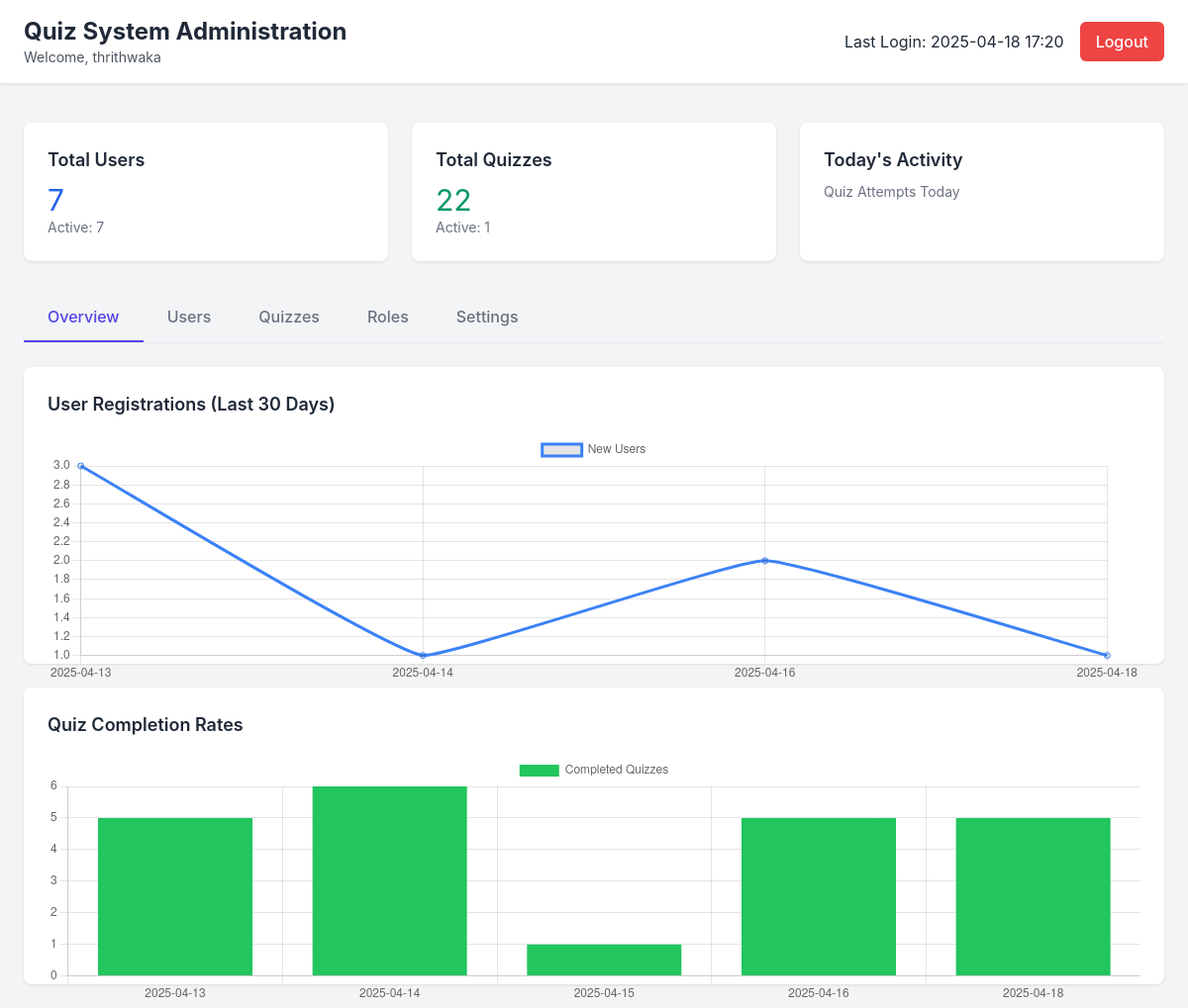
Page /admin (signed in) on the earlier database version.
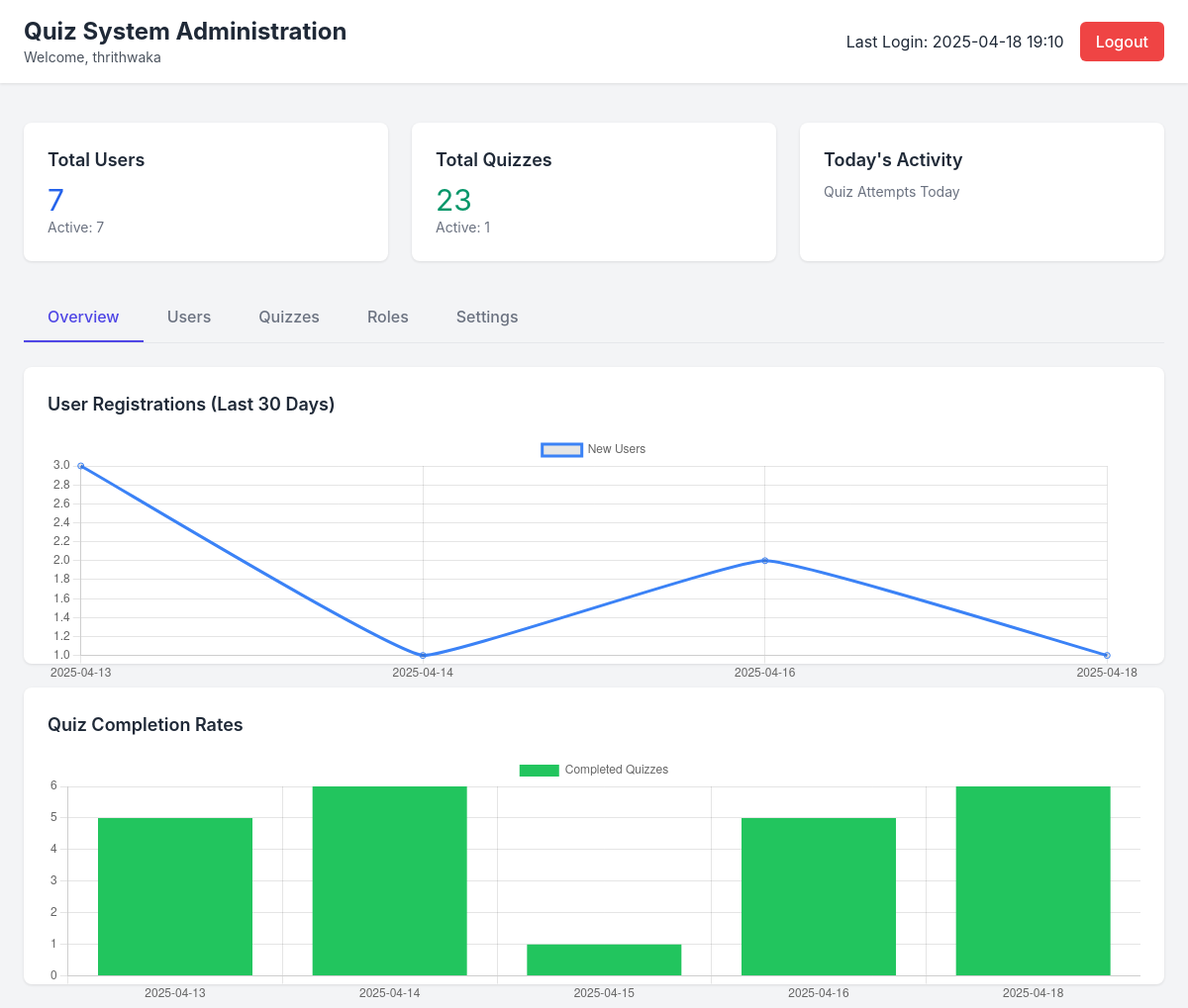
Same page on the later database version.
### app.py (models this page shows, shortened)
class User(UserMixin, db.Model):
    id = db.Column(db.Integer, primary_key=True)
    unique_id = db.Column(db.String(20), unique=True, nullable=False)  # Format: ccf@FFLL1234
    username = db.Column(db.String(100), unique=True, nullable=False)
    email = db.Column(db.String(100), unique=True, nullable=False)
    password = db.Column(db.String(200), nullable=False)
    first_name = db.Column(db.String(50), nullable=False)
    last_name = db.Column(db.String(50), nullable=False)
    profile_pic = db.Column(db.String(200), nullable=True, default='default.png')
    created_at = db.Column(db.DateTime, default=datetime.now)
    role_id = db.Column(db.Integer, db.ForeignKey('role.id'), nullable=False)
    is_admin = db.Column(db.Boolean, default=False)
    is_active = db.Column(db.Boolean, default=True)
    last_login = db.Column(db.DateTime, default=datetime.now)
    created_quizzes = db.relationship('Quiz', backref='creator', lazy=True, foreign_keys='Quiz.creator_id')
    quiz_attempts = db.relationship('Attempt', backref='user', lazy=True)

### app.py (the view)
@app.route('/admin')
@login_required
def admin():
    total_users = User.query.count()
    active_users = User.query.filter_by(is_active=True).count()
    total_quizzes = Quiz.query.count()
    active_quizzes = Quiz.query.filter_by(status='active').count()
    thirty_days_ago = datetime.now() - timedelta(days=30)
    reg_data = db.session.query(
        func.date(User.created_at).label('date'),
        func.count(User.id).label('count')
    ).filter(User.created_at >= thirty_days_ago)\
     .group_by(func.date(User.created_at))\
     .all()
    reg_dates = [str(data.date) for data in reg_data]
    reg_counts = [data.count for data in reg_data]
    quiz_data = db.session.query(
        func.date(Quiz.created_at).label('date'),
        func.count(Quiz.id).label('count')
    ).filter(Quiz.created_at >= thirty_days_ago)\
     .group_by(func.date(Quiz.created_at))\
     .all()
    quiz_dates = [str(data.date) for data in quiz_data]
    quiz_counts = [data.count for data in quiz_data]
    return render_template('admin.html',
                         total_users=total_users,
                         active_users=active_users,
                         total_quizzes=total_quizzes,
                         active_quizzes=active_quizzes,
                         reg_dates=reg_dates,
                         reg_counts=reg_counts,
                         quiz_dates=quiz_dates,
                         quiz_counts=quiz_counts)

### app.py (called while the page is built)
@login_manager.user_loader
def load_user(user_id):
    return User.query.get(int(user_id))

### templates/admin.html (shortened to what this page needs)
<!DOCTYPE html>
<html lang="en">
<head>
    <link href="https://cdn.jsdelivr.net/npm/tailwindcss@2.2.19/dist/tailwind.min.css" rel="stylesheet">
    <link rel="stylesheet" href="static/css/admin.css">
</head>
<body class="bg-gray-100">
    <div class="min-h-screen">
        <header class="admin-header">
            <div class="flex justify-between items-center">
                <div>
                    <h1 class="text-2xl font-bold">Quiz System Administration</h1>
                    <p class="text-sm opacity-80">Welcome, {{ current_user.username }}</p>
                </div>
                <div class="flex items-center gap-4">
                    <span>Last Login: {{ current_user.last_login.strftime('%Y-%m-%d %H:%M') }}</span>
                    <a href="{{ url_for('logout') }}" class="btn btn-danger">Logout</a>
                </div>
            </div>
        </header>
        <div class="p-6">
            <div class="dashboard-grid">
                <div class="stats-card">
                    <h3 class="text-lg font-semibold mb-2">Total Users</h3>
                    <p class="text-3xl text-blue-600">{{ total_users }}</p>
                    <p class="text-sm text-gray-500">Active: {{ active_users }}</p>
                </div>
                <div class="stats-card">
                    <h3 class="text-lg font-semibold mb-2">Total Quizzes</h3>
                    <p class="text-3xl text-green-600">{{ total_quizzes }}</p>
                    <p class="text-sm text-gray-500">Active: {{ active_quizzes }}</p>
                </div>
                <div class="stats-card">
                    <h3 class="text-lg font-semibold mb-2">Today's Activity</h3>
                    <p class="text-sm text-gray-500">Quiz Attempts Today</p>
                </div>
            </div>
            <div class="mt-8">
                <nav class="flex border-b">
                    <button class="tab-button active" data-tab="overview">Overview</button>
                    <button class="tab-button" data-tab="users">Users</button>
                    <button class="tab-button" data-tab="quizzes">Quizzes</button>
                    <button class="tab-button" data-tab="roles">Roles</button>
                    <button class="tab-button" data-tab="settings">Settings</button>
                </nav>
                <div class="mt-6">
                    <div id="overview-tab" class="tab-content">
                        <div class="chart-container">
                            <h3 class="text-lg font-semibold mb-4">User Registrations (Last 30 Days)</h3>
                            <canvas id="registrationChart"></canvas>
                        </div>
                        <div class="chart-container mt-6">
                            <h3 class="text-lg font-semibold mb-4">Quiz Completion Rates</h3>
                            <canvas id="quizCompletionChart"></canvas>
                        </div>
                    </div>
                </div>
            </div>
        </div>
    </div>
    <script>
        // Tab switching functionality
        document.querySelectorAll('.tab-button').forEach(button => {
            button.addEventListener('click', () => {
                // Remove active class from all buttons and hide all tabs
                document.querySelectorAll('.tab-button').forEach(btn => btn.classList.remove('active'));
                document.querySelectorAll('.tab-content').forEach(content => content.classList.add('hidden'));
                // Add active class to clicked button and show corresponding tab
                button.classList.add('active');
                document.getElementById(button.dataset.tab + '-tab').classList.remove('hidden');
            });
        });
        // Initialize charts if data is available
        if (document.getElementById('registrationChart')) {
            new Chart(document.getElementById('registrationChart'), {
                type: 'line',
                data: {
                    labels: {{ reg_dates|tojson }},
                    datasets: [{
                        label: 'New Users',
                        data: {{ reg_counts|tojson }},
                        borderColor: 'rgb(59, 130, 246)',
                        tension: 0.1
                    }]
                },
                options: {
                    responsive: true,
                    maintainAspectRatio: false
                }
            });
        }
        if (document.getElementById('quizCompletionChart')) {
            new Chart(document.getElementById('quizCompletionChart'), {
                type: 'bar',
                data: {
                    labels: {{ quiz_dates|tojson }},
                    datasets: [{
                        label: 'Completed Quizzes',
                        data: {{ quiz_counts|tojson }},
                        backgroundColor: 'rgb(34, 197, 94)'
                    }]
                },
                options: {
                    responsive: true,
                    maintainAspectRatio: false
                }
            });
        }
    </script>
</body>
</html>

### static/css/admin.css (style rules this page uses)
:root { --primary-color: #4f46e5; --primary-hover: #4338ca; --danger-color: #ef4444; --danger-hover: #dc2626; --success-color: #10b981; --text-dark: #1f2937; --text-light: #6b7280; --border-color: #e5e7eb; }
body { font-family: 'Inter', system-ui, -apple-system, BlinkMacSystemFont, sans-serif; color: var(--text-dark); }
.admin-header { background-color: white; padding: 1rem 1.5rem; box-shadow: 0 1px 3px rgba(0, 0, 0, 0.1); margin-bottom: 1rem; }
.dashboard-grid { display: grid; grid-template-columns: repeat(auto-fill, minmax(300px, 1fr)); gap: 1.5rem; }
.stats-card { background-color: white; border-radius: 0.5rem; padding: 1.5rem; box-shadow: 0 1px 3px rgba(0, 0, 0, 0.1); transition: transform 0.2s ease, box-shadow 0.2s ease; }
.tab-button { padding: 0.75rem 1.5rem; border: none; background: none; font-weight: 500; color: var(--text-light); border-bottom: 2px solid transparent; transition: all 0.2s ease; cursor: pointer; }
.tab-button.active { color: var(--primary-color); border-bottom-color: var(--primary-color); }
.chart-container { background-color: white; border-radius: 0.5rem; padding: 1.5rem; box-shadow: 0 1px 3px rgba(0, 0, 0, 0.1); height: 300px; }
.btn { display: inline-block; padding: 0.5rem 1rem; font-weight: 500; border-radius: 0.375rem; cursor: pointer; transition: background-color 0.2s ease; border: none; }
.btn-danger { background-color: var(--danger-color); color: white; }

Differences in the rows shown:
changed User "thrithwaka": last_login "2025-04-18 17:20" → "2025-04-18 19:10"
Other differences:
{{ total_quizzes }}: "22" → "23"
chart data {{ quiz_counts|tojson }}: [5, 6, 1, 5, 5] → [5, 6, 1, 5, 6]
